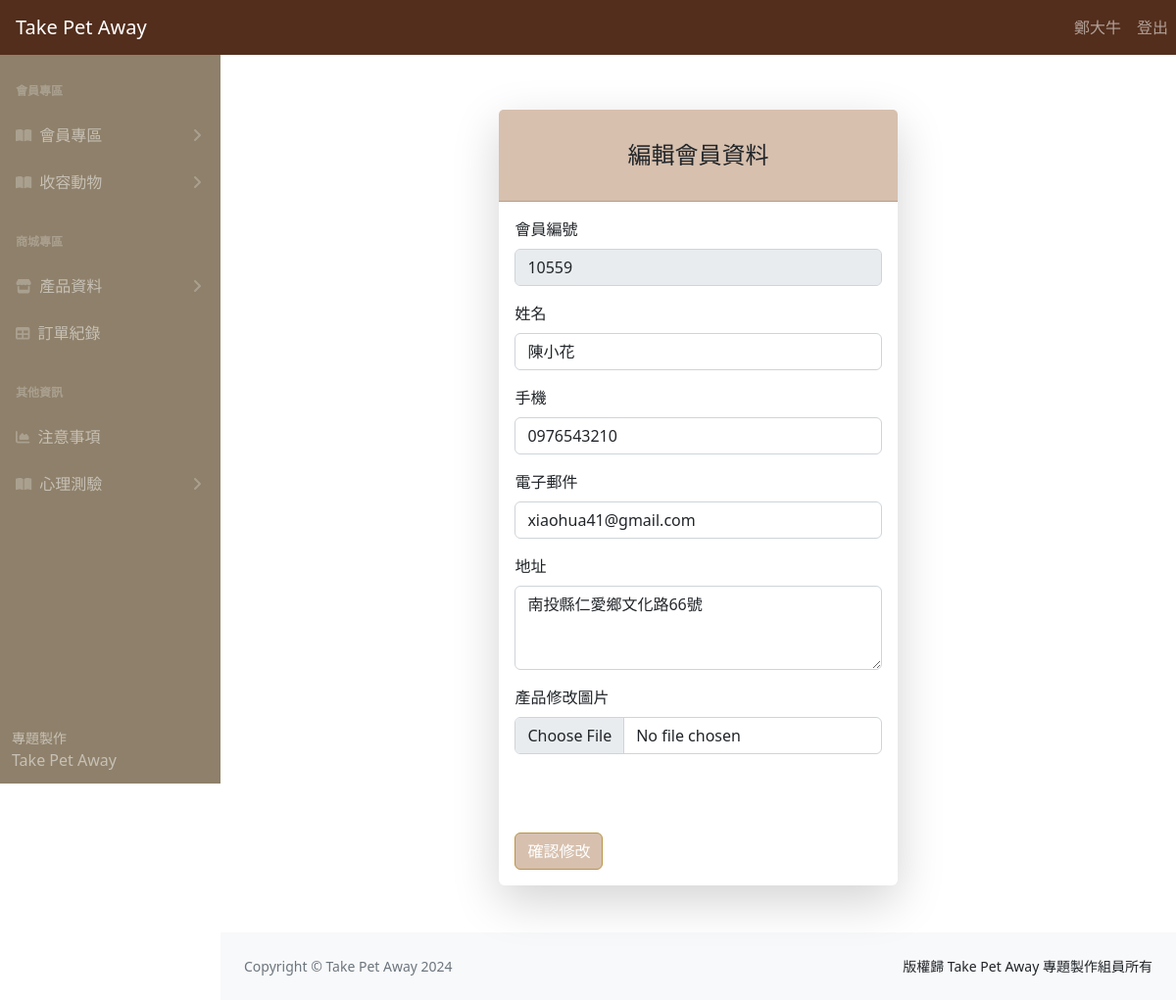
Before: /user-edit.php?user_id=10559 (signed in) with the older database file.
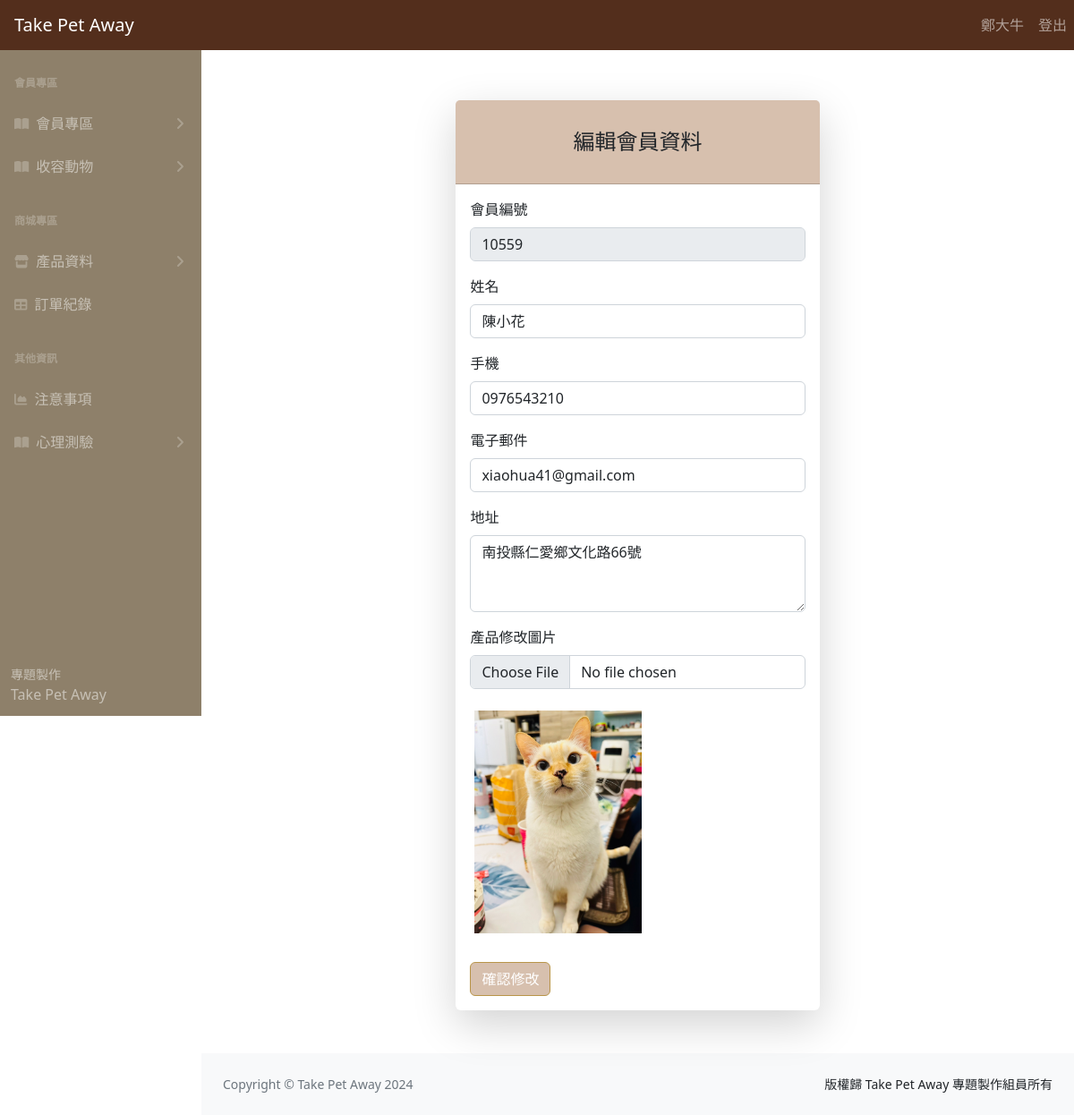
After: the same page with the newer database file.
### tables this page shows
CREATE TABLE `user` (
  `user_id` int(11) NOT NULL,
  `name` varchar(15) NOT NULL,
  `account` varchar(10) NOT NULL,
  `password` varchar(12) NOT NULL,
  `email` varchar(30) NOT NULL,
  `pic` varchar(100) DEFAULT NULL,
  `address_detail` varchar(80) NOT NULL,
  `status` varchar(6) NOT NULL
);

### user-edit.php (the view, shortened to what this page needs)
<?php
require __DIR__ . '/parts/pdo-connect.php';
$user_id = isset($_GET['user_id']) ? intval($_GET['user_id']) : 0;
$r = $pdo->query("SELECT * FROM user WHERE user_id = $user_id")->fetch();
?>
<?php include __DIR__ . '/parts/1_head.php' ?>
<?php include __DIR__ . '/parts/2_nav.php' ?>
<?php include __DIR__ . '/parts/3_side_nav.php' ?>
<section>
  <div class="row mt-2 mb-5 justify-content-center">
    <div class="col-lg-5">
      <div class="card shadow-lg border-0 rounded-lg mt-5">
        <div class="card-header">
          <h4 class="text-center font-weight-light my-4">編輯會員資料</h4>
        </div>
        <div class="card-body">
          <form name="form1" onsubmit="sendData(event)">
            <div class="mb-3">
              <label for="user_id" class="form-label">會員編號</label>
              <input type="text" class="form-control" id="user_id" name="user_id" value="<?= $r['user_id'] ?>" disabled>
            </div>
            <div class="mb-3">
              <label for="name" class="form-label">姓名</label>
              <input type="text" class="form-control" id="name" name="name" value="<?= $r['name'] ?>">
            </div>
            <div class="mb-3">
              <label for="account" class="form-label">手機</label>
              <input type="text" class="form-control" id="account" name="account" value="<?= $r['account'] ?>">
            </div>
            <div class="mb-3">
              <label for="email" class="form-label">電子郵件</label>
              <input type="text" class="form-control" id="email" name="email" value="<?= $r['email'] ?>">
            </div>
            <div class="mb-3">
              <label for="address_detail" class="form-label">地址</label>
              <textarea class="form-control" name="address_detail" id="address_detail" cols="30" rows="3"><?= $r['address_detail'] ?></textarea>
            </div>
            <div class="mb-3 mt-3">
              <label for="pic" class="form-label">產品修改圖片</label>
              <input class="form-control " type="file" id="previewImage" name="avatar" accept="image/jpeg,image/png" />
              <br />
              <img id="pic" style="width: 50%;" src="uploads/<?= $r['pic'] ?>" alt="">
            </div>
            <button type="submit" class="btn btn-primary mt-3">確認修改</button>
          </form>
        </div>
      </div>
    </div>
  </div>
  <?php include __DIR__ . '/parts/4_footer.php' ?>
  <?php include __DIR__ . '/parts/6_foot.php' ?>

Changed rows visible on the page:
changed user "陳小花": pic: picture added
